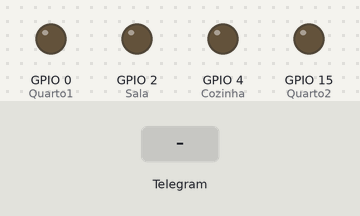
Bench run of a sketch on a simulated ESP32. Shown: output pins drawn as LEDs (lit = HIGH). The inputs (shaded band) are chosen by the test bench. WiFi joins after 1.5 s; servers stay silent unless stated; what the sketch prints to the serial monitor is not drawn.

Above: at 2.7 s.
2.8 s: Telegram message "ON1" received
At 4.7 s:
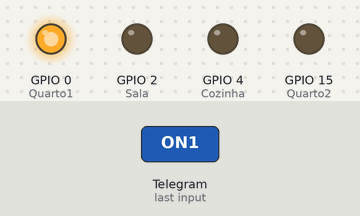
5.8 s: Telegram message "ON2" received
At 7.4 s:
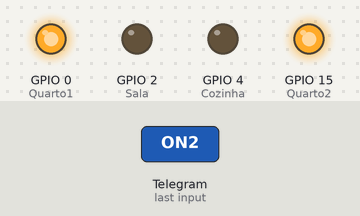
7.8 s: Telegram message "ON3" received
At 9.0 s:
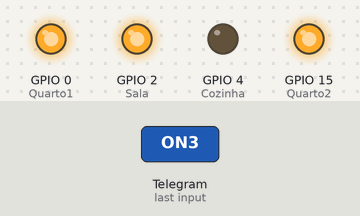
9.8 s: Telegram message "ON4" received
At 11.5 s:
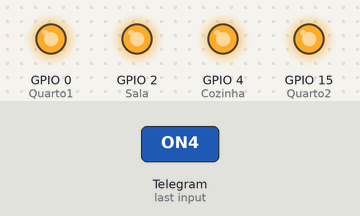
11.8 s: Telegram message "OFF1" received
At 13.3 s:
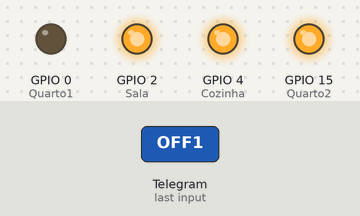
13.8 s: Telegram message "OFF2" received
At 14.9 s:
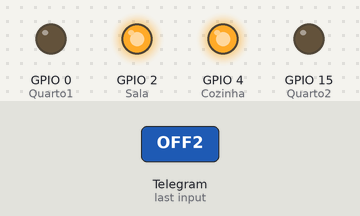
Timing chart, 0 to 16.8 s (numbered marks = the images above; inputs shaded):
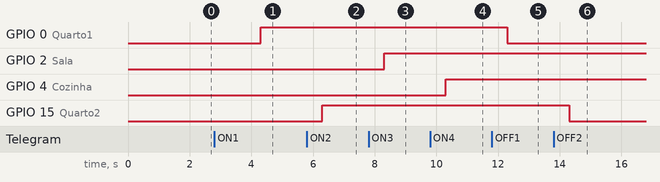

The sketch:

bot.ino
```cpp
// ESP32 Projeto Telegram

#include <WiFi.h>
#include <WiFiClientSecure.h>
#include <UniversalTelegramBot.h>

char ssid[] = "REDE_WIFI";
char password[] = "SENHA_WIFI";

#define BOTtoken "0000000000:000000000000000000000000000000000"

#define Quarto1   0
#define Quarto2   15
#define Sala      2
#define Cozinha   4

WiFiClientSecure client;
UniversalTelegramBot bot(BOTtoken, client);

int Bot_mtbs = 1000;
long Bot_lasttime;
String id, text;
unsigned long tempo;

void setup() {
  Serial.begin(115200);
  pinMode(Quarto1, OUTPUT);
  pinMode(Quarto2, OUTPUT);
  pinMode(Sala, OUTPUT);
  pinMode(Cozinha, OUTPUT);

  Serial.print("Connecting Wifi: ");
  Serial.println(ssid);

  WiFi.mode(WIFI_STA);
  WiFi.begin(ssid, password);

  while (WiFi.status() != WL_CONNECTED) {
    Serial.print(".");
    delay(500);
  }

  Serial.println("");
  Serial.println("WiFi connected");
  Serial.print("IP address: ");
  Serial.println(WiFi.localIP());
}

void loop() {
  if (millis() - tempo > 2000)  {

    if (WiFi.status() != WL_CONNECTED)   {
      WiFi.begin("ssid", "password");
      delay(2000);
    }

    tempo = millis();//Reseta o tempo

    int newmsg = bot.getUpdates(bot.last_message_received + 1);

  for (int i = 0; i < newmsg; i++)  {
    id = bot.messages[i].chat_id;
    text = bot.messages[i].text;
    text.toUpperCase();

    // Acende a luz
    if (text.indexOf("ON1") > -1)    {
      digitalWrite(Quarto1, HIGH);
      bot.sendMessage(id, "Luz do Quarto 1 Acesa", "");
    }

    // Acende a luz
    else if (text.indexOf("ON2") > -1)    {
      digitalWrite(Quarto2, HIGH);
      bot.sendMessage(id, "Luz do Quarto 2 Acesa", "");
    }

    // Acende a luz
    else if (text.indexOf("ON3") > -1)    {
      digitalWrite(Sala, HIGH);
      bot.sendMessage(id, "Luz da Sala Acesa", "");
    }

    // Acende a luz
    else if (text.indexOf("ON4") > -1)    {
      digitalWrite(Cozinha, HIGH);
      bot.sendMessage(id, "Luz da Cozinha Acesa", "");
    }

    // Apaga a luz
    else if (text.indexOf("OFF1") > -1)    {
      digitalWrite(Quarto1, LOW);
      bot.sendMessage(id, "Luz do Quarto 1 Apagada", "");
    }

    // Apaga a luz
    else if (text.indexOf("OFF2") > -1)    {
      digitalWrite(Quarto2, LOW);
      bot.sendMessage(id, "Luz do Quarto 2 Apagada", "");
    }

    // Apaga a luz
    else if (text.indexOf("OFF3") > -1)    {
      digitalWrite(Sala, LOW);
      bot.sendMessage(id, "Luz da Sala Apagada", "");
    }

    // Apaga a luz
    else if (text.indexOf("OFF4") > -1)    {
      digitalWrite(Cozinha, LOW);
      bot.sendMessage(id, "Luz da Cozinha Apagada", "");
    }

    // Acende todas as luzes
    else if (text.indexOf("ON") > -1)    {
      digitalWrite(Quarto1, HIGH);
      digitalWrite(Quarto2, HIGH);
      digitalWrite(Sala, HIGH);
      digitalWrite(Cozinha, HIGH);
      bot.sendMessage(id, "Todas Luzes Acesas", "");
    }

    // Apaga todas as luzes
    else if (text.indexOf("OFF") > -1)    {
      digitalWrite(Quarto1, LOW);
      digitalWrite(Quarto2, LOW);
      digitalWrite(Sala, LOW);
      digitalWrite(Cozinha, LOW);
      bot.sendMessage(id, "Todas Luzes Apagadas", "");
    }

    else if (text.indexOf("START") > -1)    {
      bot.sendSimpleMessage(id, id, "");
    }

    else   {
      bot.sendSimpleMessage(id, "Comando Invalido", "");
    }
  }
  }
}
```

Measured:
- after the input at 2.8 s, GPIO 0 (Quarto1): LOW → HIGH after 1.5 s
- after the input at 5.8 s, GPIO 15 (Quarto2): LOW → HIGH after 0.50 s
- after the input at 7.8 s, GPIO 2 (Sala): LOW → HIGH after 0.51 s
- after the input at 9.8 s, GPIO 4 (Cozinha): LOW → HIGH after 0.51 s
- after the input at 11.8 s, GPIO 0 (Quarto1): HIGH → LOW after 0.51 s
- after the input at 13.8 s, GPIO 15 (Quarto2): HIGH → LOW after 0.51 s
